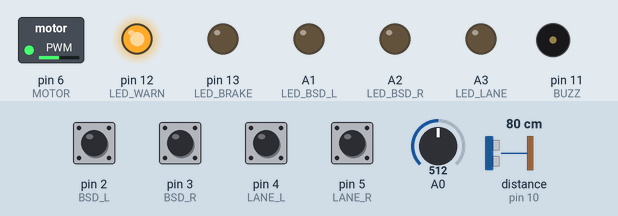
Bench run of a sketch on a simulated Arduino Uno, built with avr-gcc and run on an emulated ATmega328P. Parts: switched loads named in the sketch (green lamp = pin HIGH), output pins drawn as LEDs (lit = HIGH), buzzer (waves = sounding, pin HIGH). Wiring (inferred from the names in the program): ultrasonic range finder: trigger pin 9; echo pin 10. The test bench sets the inputs (shaded band); at power-on: pin 2 (BSD_L), pin 3 (BSD_R), pin 4 (LANE_L), pin 5 (LANE_R) HIGH, distance to the obstacle (sensor on pin 10) 80 cm, A0 = 512. The echo pulse lasts 58.3 µs per cm; pins used as bus, display or sensor lines are not drawn.

Above: at 1.27 s.
1.3 s: distance to the obstacle (sensor on pin 10) set to 2 cm
At 2.5 s:
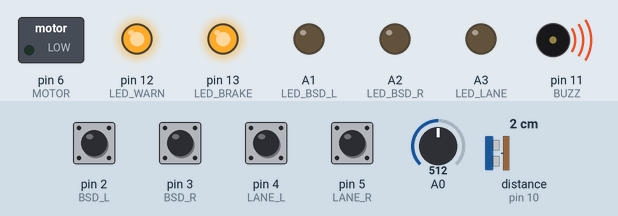
2.8 s: distance to the obstacle (sensor on pin 10) set to 28 cm
4.3 s: distance to the obstacle (sensor on pin 10) set to 34 cm
At 4.46 s:
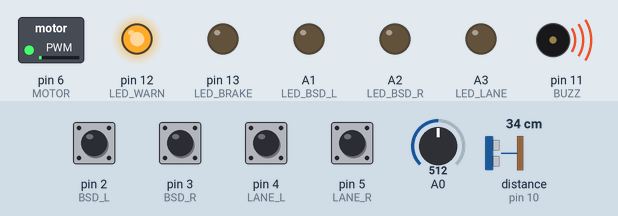
7.3 s: A0 set to 0
At 7.47 s:
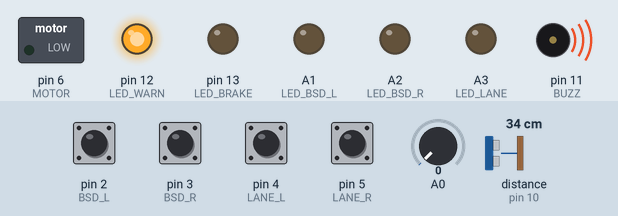
10.3 s: pin 2 (BSD_L) pulled LOW for 0.15 s
At 10.74 s:
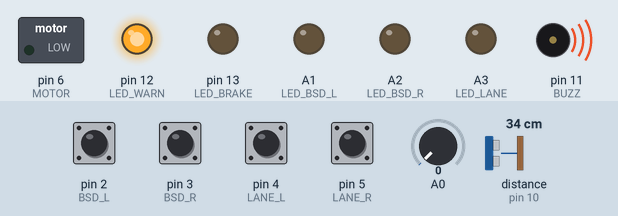
13.3 s: pin 3 (BSD_R) pulled LOW for 0.15 s
At 13.75 s:
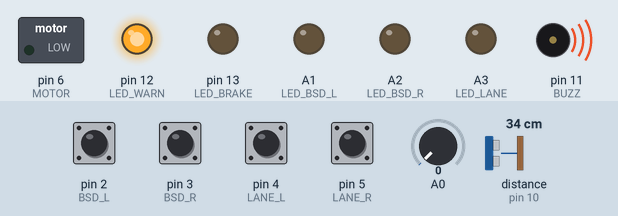
Timing chart, 0 to 17.3 s (numbered marks = the images above; inputs shaded):
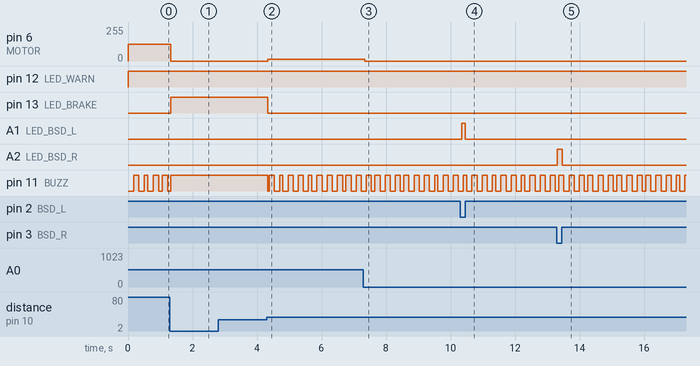

Measured:
- the behaviour switches between 31 and 32 cm on distance to the obstacle (sensor on pin 10) (found by bisection; images 1 and 2)
- after the input at 1.3 s, pin 6 (MOTOR): 127/255 → 0/255 at once; pin 13 (LED_BRAKE): LOW → HIGH at once
- after the input at 2.8 s, every drawn part: stays the same
- after the input at 4.3 s, pin 6 (MOTOR): 0/255 → 15/255 at once; pin 13 (LED_BRAKE): HIGH → LOW at once; pin 11 (BUZZ): HIGH → LOW at once, then moves between LOW and HIGH, repeating every 0.32 s
- after the input at 7.3 s, pin 6 (MOTOR): 15/255 → 0/255 at once
- after the input at 10.3 s, A1 (LED_BSD_L): LOW → HIGH after 0.05 s, → LOW 0.11 s later
- after the input at 13.3 s, A2 (LED_BSD_R): LOW → HIGH at once, → LOW 0.16 s later

The sketch:

adas_car.ino
```cpp
/*
  ADAS Car - SimulIDE (Arduino Uno)
  Forward Collision Warning, Auto Emergency Braking, adaptive speed control,
  Blind Spot Detection, Lane Departure Warning.

  D9  HC-SR04 TRIG   D10 HC-SR04 ECHO
  D6  Motor PWM -> MOSFET gate
  D11 Buzzer   D12 Warning LED   D13 Brake LED
  D2  Blind-spot LEFT switch   D3 Blind-spot RIGHT switch  (to GND, active LOW)
  D4  Lane LEFT switch         D5 Lane RIGHT switch        (to GND, active LOW)
  A1  BSD LED left   A2 BSD LED right   A3 Lane LED
  A0  Pot = driver throttle
*/
const int TRIG = 9, ECHO = 10, MOTOR = 6;
const int BUZZ = 11, LED_WARN = 12, LED_BRAKE = 13;
const int BSD_L = 2, BSD_R = 3, LANE_L = 4, LANE_R = 5;
const int LED_BSD_L = A1, LED_BSD_R = A2, LED_LANE = A3;

const int AEB_CM  = 30;   // full brake below this
const int WARN_CM = 80;   // warn + slow down below this

long readDistanceCm() {
  digitalWrite(TRIG, LOW);  delayMicroseconds(2);
  digitalWrite(TRIG, HIGH); delayMicroseconds(10);
  digitalWrite(TRIG, LOW);
  long t = pulseIn(ECHO, HIGH, 30000UL);
  if (t == 0) return 400;            // no echo = clear road
  return t / 58;
}

void setup() {
  pinMode(TRIG, OUTPUT); pinMode(ECHO, INPUT);
  pinMode(MOTOR, OUTPUT);
  pinMode(BUZZ, OUTPUT); pinMode(LED_WARN, OUTPUT); pinMode(LED_BRAKE, OUTPUT);
  pinMode(LED_BSD_L, OUTPUT); pinMode(LED_BSD_R, OUTPUT); pinMode(LED_LANE, OUTPUT);
  pinMode(BSD_L, INPUT_PULLUP); pinMode(BSD_R, INPUT_PULLUP);
  pinMode(LANE_L, INPUT_PULLUP); pinMode(LANE_R, INPUT_PULLUP);
}

void loop() {
  int driverPwm = map(analogRead(A0), 0, 1023, 0, 255);
  long d = readDistanceCm();
  int pwm = driverPwm;
  bool warn = false, brake = false;

  if (d <= AEB_CM) {                 // Auto Emergency Braking
    pwm = 0; brake = true; warn = true;
  } else if (d <= WARN_CM) {         // Collision warning + adaptive speed
    int limit = map(d, AEB_CM, WARN_CM, 0, 255);
    pwm = min(driverPwm, limit);
    warn = true;
  }

  analogWrite(MOTOR, pwm);
  digitalWrite(LED_BRAKE, brake);
  digitalWrite(LED_WARN, warn);
  if (brake)      digitalWrite(BUZZ, HIGH);
  else if (warn)  digitalWrite(BUZZ, (millis() / 150) % 2);
  else            digitalWrite(BUZZ, LOW);

  digitalWrite(LED_BSD_L, !digitalRead(BSD_L));   // blind spot
  digitalWrite(LED_BSD_R, !digitalRead(BSD_R));
  digitalWrite(LED_LANE, !digitalRead(LANE_L) || !digitalRead(LANE_R)); // lane departure
  delay(50);
}
```
